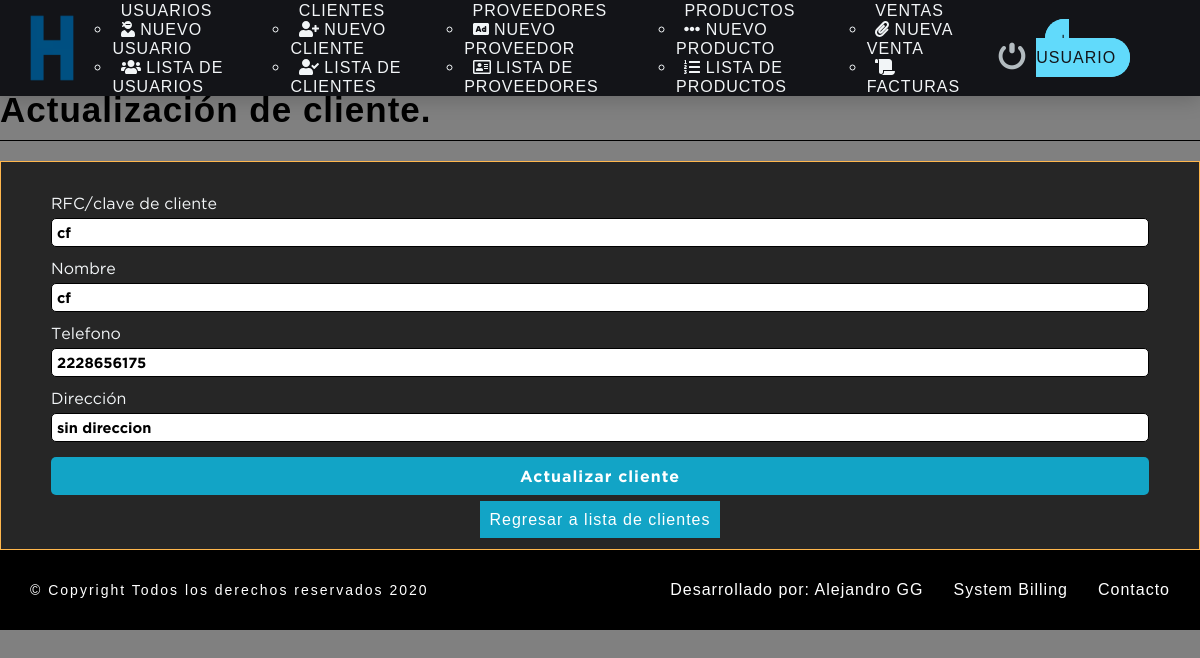
The page /sistema/editar_cliente.php?id=1 (signed in) on the database its author committed.
### tables this page shows
CREATE TABLE `cliente` (
  `idcliente` int(11) NOT NULL,
  `nit` varchar(11) DEFAULT NULL,
  `nombre` varchar(80) DEFAULT NULL,
  `telefono` bigint(11) DEFAULT NULL,
  `direccion` text DEFAULT NULL,
  `dateadd` datetime NOT NULL DEFAULT current_timestamp(),
  `usuario_id` int(11) NOT NULL,
  `estatus` int(11) NOT NULL DEFAULT 1
);

### sistema/editar_cliente.php (the view, shortened to what this page needs)
<?php
include "../conexion.php";
$idcliente = $_REQUEST['id'];
$sql = mysqli_query($conection,"SELECT * FROM cliente u
WHERE idcliente = $idcliente and estatus = 1 ");
$result_sql=mysqli_num_rows($sql);
if($result_sql == 0 )
{
 header('Location: lista_cliente.php');
}
else{
  while ($data = mysqli_fetch_array($sql))
  {
    $nit = $data['nit'];
      $nombre = $data['nombre'];
        $telefono = $data['telefono'];
          $direccion = $data['direccion'];
  }
}
?>
<!DOCTYPE html>
<html lang="en">
<head>
	<?php
	include "includes/scripts.php";
	?>
</head>
<body>
	<?php
	include "includes/nav.php"
	?><br><br>
  <br>
  <br>
  <br>
	<section id="container">
		<div class="form_register">
        <h1>Actualización de cliente.</h1>
        <hr>
        <form action="" method="post">
        <label for="nit">RFC/clave de cliente</label>
        <input type ="text" name="nit" id="nit" placeholder="Numero de Identidficación Personal" value="<?php echo $nit; ?>"></input>
        <label for="nombre">Nombre</label>
        <input type ="text" name="nombre" id="nombre" placeholder="Nombre Completo.(obligatorios)" value="<?php echo $nombre; ?>"></input>
        <label for="usuario">Telefono</label>
        <input type ="phone" name="telefono" id="telefono" placeholder="Telefono local.(obligatorios)" value="<?php echo $telefono; ?>"></input>
       <label for="clave">Dirección</label>
        <input type ="text" name="direccion" id="direccion" placeholder="Dirección completa.(obligatorios)" value="<?php echo $direccion; ?>"></input>
      <input type="submit" value="Actualizar cliente" class="btn_save">
     <center> <a type="submit"  class="btn_save" href="lista_cliente.php">Regresar a lista de clientes </a></center>
       </form>
        </div>
	</section>
	<?php
	include "includes/footer.php"
	?>
</body>
</html>

### sistema/css/style.css (style rules this page uses)
* { margin: 0; padding: 0; color: #f2f5f7; box-sizing: border-box; font-family: 'GothamBold', cursive; }
body { background: gray; margin: 0; padding: 0; }
h1, h2, h3, h4, h5, h6 { font-family: 'arial'; font-weight: bold; letter-spacing: 1px; }
h1 { font-size: 26px; }
a { text-decoration: none; font-family: arial; letter-spacing: 1px; }
body { overflow-x: hidden; }
.form_register { width: 100%; margin: auto; }
.form_register h1 { color: #000000; }
hr { border: 0; background: #000000; height: 1px; margin: 10px 0; display:block; }
form { background: #262626; color:gray; margin: auto; padding: 20px 50px; border: 1px solid #ffb74d; }
label { display: block; font-size: 12pt; font-family: 'GothamBook'; margin: 15px auto 5px auto; }
input,select { display: block; width: 100%; font-size: 11pt; padding: 5px; border: 1px solid #000000; border-radius: 5px; color: black; }
.btn_save { font-size: 12pt; background: #12a4c6; padding: 10px; color: #fff; letter-spacing: 1px; border: 0; cursor: pointer; margin:15px auto; }
#container h1 { font-size: 35px; display:inline-block; }

### rows shown on the page
cliente: nit "cf", nombre "cf", telefono "2228656175", direccion "sin direccion"
